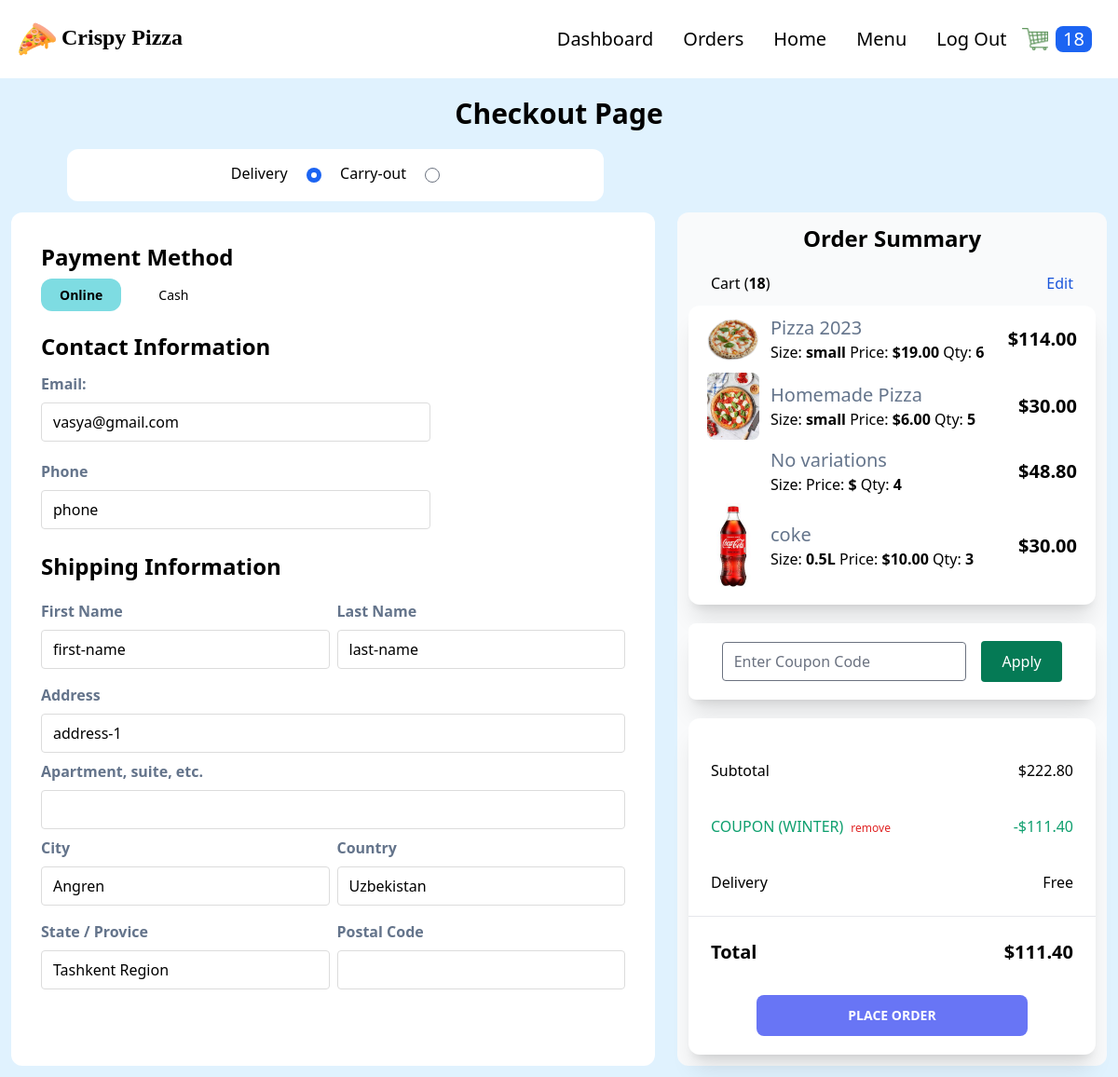
The app's page /checkout (signed in), older data.
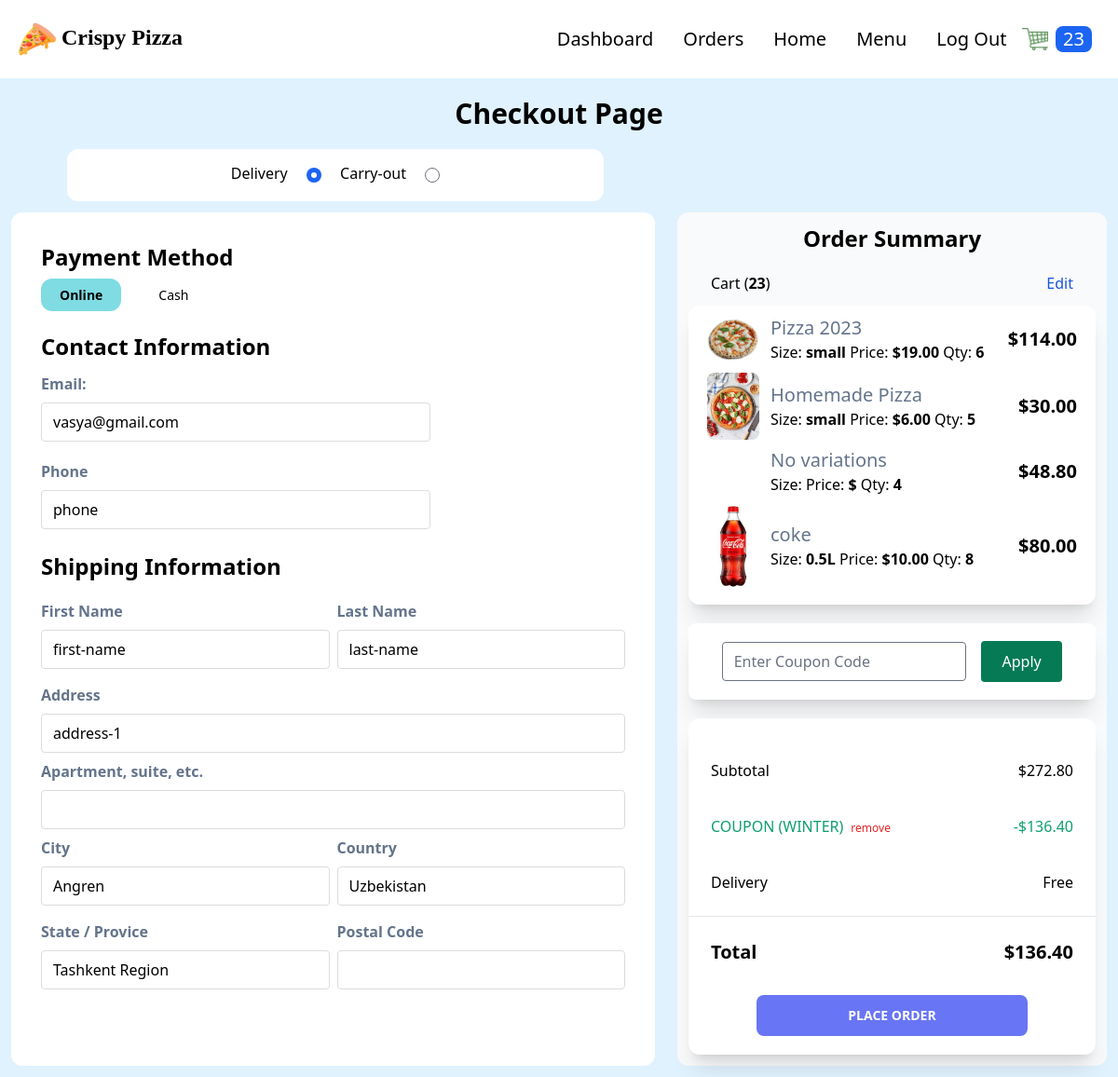
The same page, newer data.
### order/models.py (models this page shows, shortened)
class Order(models.Model):
    PAYMENT_CHOICES = (
        ("cash", "cash"),
        ("online", "online")
        )
    DELIVERY_CHOICES = (
        ("delivery", "delivery"),
        ("carryout", "carryout")
    )
    transaction_id = models.UUIDField(
        primary_key=True, default=uuid.uuid4, editable=True)
    customer = models.ForeignKey(
        Customer, on_delete=models.CASCADE)
    date_ordered = models.DateTimeField(auto_now_add=True)
    date_modified = models.DateTimeField(auto_now=True)
    complete = models.BooleanField(default=False)
    paid = models.BooleanField(default=False)
    payment_method = models.CharField(max_length=10, choices=PAYMENT_CHOICES)
    delivery_method = models.CharField(max_length=10, choices=DELIVERY_CHOICES)
    coupon = models.ForeignKey(
        'Coupon', on_delete=models.SET_NULL, blank=True, null=True)
    @property
    def get_cart_subtotal(self):
        order_items = self.orderitem_set.all()
        total = sum([item.get_total for item in order_items])
        return total
    get_cart_subtotal.fget.short_description = 'Subtotal'
    @property
    def get_cart_total(self):
        total = self.get_cart_subtotal
        if self.coupon:
            total = total - self.get_coupon_value
        return total
    get_cart_total.fget.short_description = 'Total'
    @property
    def get_cart_items(self):
        order_items = self.orderitem_set.all()
        total = sum([item.quantity for item in order_items])
        return total
    get_cart_items.fget.short_description = '# Items'
    @property
    def get_coupon_value(self):
        if self.coupon:
            if self.coupon.discount_type == "Percent":
                coupon_value = round(self.get_cart_subtotal*self.coupon.discount_amount/100, 2)
            else:
                coupon_value = self.coupon.discount_amount
        else:
            coupon_value = None
        return coupon_value
    get_coupon_value.fget.short_description = 'Coupon'

class OrderItem(models.Model):
    product = models.ForeignKey(
        Product, on_delete=models.SET_NULL, blank=True, null=True)
    order = models.ForeignKey(
        Order, on_delete=models.CASCADE, null=True, blank=True)
    variation = models.ForeignKey(
        ProductVariant, on_delete=models.SET_NULL, blank=True, null=True)
    quantity = models.IntegerField(default=0, null=True, blank=True)
    date_added = models.DateTimeField(auto_now_add=True)
    @property
    def get_total(self):
        if self.product.has_variants:
            total = self.variation.price * self.quantity
        else:
            total = self.product.price * self.quantity
        return total
    get_total.fget.short_description = 'Total'

class Coupon(models.Model):
    DISCOUNT_CHOICES = (
        ("Absolute", "Absolute"),
        ("Percent", "Percent")
    )
    code = models.CharField(max_length=50, unique=True)
    active = models.BooleanField(default=False)
    discount_type = models.CharField(
        max_length=10, choices=DISCOUNT_CHOICES, default="Percent")
    discount_amount = models.PositiveIntegerField(null=True, blank=True)
    valid_from = models.DateTimeField()
    valid_to = models.DateTimeField()
    stripe_coupon_id = models.CharField(
        max_length=50, null=True, blank=True, default=None)

### store/models.py (models this page shows, shortened)
class Product(models.Model):
    id = models.UUIDField(primary_key=True, default=uuid.uuid4, editable=False)
    name = models.CharField(max_length=100)
    price = models.DecimalField(
        max_digits=6, decimal_places=2, blank=True, null=True)
    desc = models.TextField(max_length=500)
    image = models.ImageField(blank=True, upload_to='images')
    created_at = models.DateField(auto_now_add=True)
    updated_at = models.DateField(auto_now=True)
    product_category = models.ForeignKey(
        "Category", on_delete=models.CASCADE, null=True, blank=True)
    def image_tag(self):
        return mark_safe(f'<img src="{self.image.url}" width="100" height="100" />')
    image_tag.short_description = 'Image'
    @property
    def has_variants(self):
        if self.productvariant_set.count() > 0:
            return True
        else:
            return False

class ProductVariant(models.Model):
    title = models.CharField(max_length=100, blank=True, null=True)
    product = models.ForeignKey(Product, on_delete=models.CASCADE)
    size = models.ForeignKey(Size, on_delete=models.CASCADE)
    price = models.DecimalField(max_digits=6, decimal_places=2)

class Size(models.Model):
    name = models.CharField(max_length=20, blank=True, null=True, unique=True)

### order/views.py (the view)
# urls.py: path('checkout', views.checkout, name="checkout"),
def checkout(request):
    stripe_publishable_key = settings.STRIPE_PUBLISHABLE_KEY
    if request.user.is_authenticated:
        customer = request.user.customer
    else:
        customer, created = Customer.objects.get_or_create(
            device=request.COOKIES['device'])
    order_qs = Order.objects.filter(
        customer=customer, complete=False)
    if order_qs.exists():
        order = order_qs[0]
        order_items = OrderItem.objects.filter(order=order)
        coupon_form = CouponApplyForm()
        context = {"order": order, "order_items": order_items,
                   "coupon_form": coupon_form,
                   "stripe_publishable_key": stripe_publishable_key}
        if order.get_cart_items<1:
            return redirect("store:products")
    else:
        return redirect("store:products")
    return render(request, 'order/checkout.html', context=context)

### order/templates/order/checkout.html (shortened to what this page needs)
{% extends 'store/base.html' %} {% block content %} {% load static%}
<div class="my-5">
  <h1 class="flex items-center justify-center font-bold text-md lg:text-3xl">
    Checkout Page
  </h1>
</div>
<div class="flex w-3/5">
  <div class="w-4/5 mx-auto py-3 bg-white rounded-xl text-center">
    <form action="" id="delivery-form">
      <label class="m-2" for="delivery">Delivery</label>
      <input class="m-2" type="radio" name="shipping-option" id="delivery" checked>
      <label class="m-2" for="carryout">Carry-out</label>
      <input class="m-2" type="radio" name="shipping-option" id="carryout">
    </form>
  </div>
</div>
<div class="flex">
  <form id="address-form" method="POST" enctype="multipart/form-data" class="w-3/5 bg-white rounded-xl p-3 m-3">
    <div class="flex flex-col justify-between mx-3 mb-5 bg-transparent rounded-xl">
      <div class="p-2 mt-3">
        <h2 class="font-bold mb-3 text-2xl">Payment Method</h2>
        <div class="flex gap-3 mb-3">
          <div>
            <label for="online-delivery"
              class="cursor-pointer select-none rounded-xl py-2 px-5 text-sm text-center peer-checked:bg-teal-300 peer-checked:font-bold">
              Online
            </label>
          </div>
          <div>
            <label for="cash-delivery"
              class="cursor-pointer select-none rounded-xl py-2 px-7 text-sm text-center peer-checked:bg-green-300 peer-checked:font-bold">
              Cash</label>
          </div>
        </div>
      </div>
      <div class="p-2">
        <h2 class="font-bold mb-3 text-2xl">Contact Information</h2>
        <div class="flex flex-col w-2/3 mb-5">
          <label class="mb-2 font-bold text-slate-500" for="email">Email:</label>
          <input class="rounded border-[#dcdcdc] focus:ring-0 focus:border-[#c0c0c0]" type="email" name="email"
            placeholder="Please enter your email" value="vasya@gmail.com" required />
        </div>
        <div class="flex flex-col w-2/3 mb-2">
          <label class="mb-2 font-bold text-slate-500" for="phone">Phone</label>
          <input class="rounded border-[#dcdcdc] focus:ring-0 focus:border-[#c0c0c0]" type="text" name="phone"
            value="phone" required />
        </div>
      </div>
      <div class="p-2">
        <h2 class="font-bold mb-5 text-2xl">Shipping Information</h2>
        <div class="flex flex-col">
          <div class="flex justify-between mb-2">
            <div class="flex flex-col w-1/2 mb-2">
              <label class="mb-2 font-bold text-slate-500" for="first_name">First Name</label>
              <input class="rounded border-[#dcdcdc] focus:ring-0 focus:border-[#c0c0c0]" type="text" name="first_name"
                value="first-name" required />
            </div>
            <div class="flex flex-col w-1/2 ml-2">
              <label class="mb-2 font-bold text-slate-500" for="last_name">Last Name</label>
              <input class="rounded border-[#dcdcdc] focus:ring-0 focus:border-[#c0c0c0]" type="text" name="last_name"
                value="last-name" />
            </div>
          </div>
          <div class="flex flex-col w-full mb-2">
            <label class="mb-2 font-bold text-slate-500" for="address_1">Address</label>
            <input class="rounded border-[#dcdcdc] focus:ring-0 focus:border-[#c0c0c0]" type="text" name="address_1"
              value="address-1" required />
          </div>
          <div class="flex flex-col w-full mb-2">
            <label class="mb-2 font-bold text-slate-500" for="address_2">Apartment, suite, etc.</label>
            <input class="rounded border-[#dcdcdc] focus:ring-0 focus:border-[#c0c0c0]" type="text" name="address_2" />
          </div>
          <div class="flex justify-between mb-2">
            <div class="flex flex-col w-1/2 mb-2">
              <label class="mb-2 font-bold text-slate-500" for="city">City</label>
              <input class="rounded border-[#dcdcdc] focus:ring-0 focus:border-[#c0c0c0]" type="text" name="city"
                value="Angren" required />
            </div>
            <div class="flex flex-col w-1/2 ml-2">
              <label class="mb-2 font-bold text-slate-500" for="country">Country</label>
              <input class="rounded border-[#dcdcdc] focus:ring-0 focus:border-[#c0c0c0]" type="text" name="country"
                value="Uzbekistan" required />
            </div>
          </div>
          <div class="flex justify-between mb-2">
            <div class="flex flex-col w-1/2 mb-2">
              <label class="mb-2 font-bold text-slate-500" for="state">State / Provice</label>
              <input class="rounded border-[#dcdcdc] focus:ring-0 focus:border-[#c0c0c0]" type="text" name="state"
                value="Tashkent Region" required />
            </div>
            <div class="flex flex-col w-1/2 ml-2">
              <label class="mb-2 font-bold text-slate-500" for="postal_code">Postal Code</label>
              <input class="rounded border-[#dcdcdc] focus:ring-0 focus:border-[#c0c0c0]" type="text"
                name="postal_code" />
            </div>
          </div>
        </div>
      </div>
    </div>
  </form>
  <div class="flex flex-col p-3 m-3 bg-gray-50 w-2/5 rounded-xl">
    <div>
      <h2 class="font-bold mb-5 text-2xl text-center">Order Summary</h2>
      <div class="flex justify-between mx-6 my-3">
        <p>Cart (<strong>{{order.get_cart_items}}</strong>)</p>
        <p class="text-blue-700"><a href="{% url 'order:cart' %}">Edit</a></p>
      </div>
      <div class="flex flex-col shadow-xl p-2 rounded-xl bg-white">
        {% for item in order_items %}
        <div class="flex gap-3 items-center mx-3 mb-2">
          <img class="w-14 rounded-lg" src="{{item.product.image.url}}" alt="" />
          <div>
            <h3 class="text-slate-500 text-xl">{{item.product.name}}</h3>
            <p>
              Size: <strong>{{item.variation.size.name}}</strong> Price:
              <strong>${{item.variation.price}}</strong> Qty:
              <strong>{{item.quantity}}</strong>
            </p>
          </div>
          <p class="ml-auto font-bold text-xl">${{item.get_total}}</p>
        </div>
        {% endfor %}
      </div>
    </div>
    {% include "order/checkout_promo.html" %}
    <div class="mt-5 py-5 shadow-xl rounded-xl bg-white">
      <div class="flex justify-between m-3 p-3">
        <p>Subtotal</p>
        <p>${{order.get_cart_subtotal}}</p>
      </div>
      {% if order.coupon %}
      <div class="flex m-3 p-3 text-green-500">
        <p>COUPON ({{order.coupon.code|upper}})</p>
        <form action="{% url 'order:remove-coupon' %}" method="post">
          <button class="ml-2 text-red-600 text-xs" type="submit">
            remove
          </button>
        </form>
        <p class="ml-auto">-${{order.get_coupon_value}}</p>
      </div>
      {% endif %}
      <div class="flex justify-between m-3 p-3">
        <p>Delivery</p>
        <p>Free</p>
      </div>
      <hr />
      <div class="flex justify-between m-3 p-3 font-bold text-xl">
        <p>Total</p>
        <p>${{order.get_cart_total}}</p>
      </div>
      <div class="flex mt-5">
        <input id="delivery-submit"
          class="w-2/3 text-center mx-auto rounded-lg bg-indigo-500 font-semibold hover:bg-indigo-600 cursor-pointer p-3 text-sm text-white uppercase"
          value="Place Order" type="submit" form="address-form">
      </div>
    </div>
  </div>
</div>
{% endblock %}

### store/templates/store/base.html (shortened to what this page needs)
{% load static %}
<!DOCTYPE html>
<html lang="en">
  <head>
    <link rel="stylesheet" href="{% static 'store/src/styles.css' %}" />
    <link rel="stylesheet" href="{% static 'store/src/customStyles.css' %}" />
    <link
      rel="stylesheet"
      href="//cdnjs.cloudflare.com/ajax/libs/timepicker/1.3.5/jquery.timepicker.min.css"
    />
  </head>
  <body class="m-0 p-0 bg-sky-100">
    <nav class="p-5 flex bg-white">
      <div class="flex justify-between items-center">
        <a href="{% url 'store:products' %}">
          <span class="text-2xl font-[Poppins] cursor-pointer font-semibold">
            <img
              class="h-10 inline"
              src="{% static 'store/images/pizza.png' %}"
            />
            Crispy Pizza
          </span>
        </a>
      </div>
      {% with request.resolver_match.url_name as url_name %}
      <ul class="flex ml-auto items-center">
        {% if user.is_superuser %}
        <li
          class="text-xl mx-4 hover:text-cyan-500 duration-500 {% if url_name == 'dashboard' %} text-cyan-500 {% endif %}"
        >
          <a href="{% url 'store:dashboard' %}">Dashboard</a>
        </li>
        {% endif %}
        {% if user.is_authenticated %}
        <li
          class="text-xl mx-4 hover:text-cyan-500 duration-500 {% if url_name == 'my_orders' %} text-cyan-500 {% endif %}"
        >
          <a href="{% url 'users:my_orders' %}">Orders</a>
        </li>
        {% endif %}
        <li
          class="text-xl mx-4 hover:text-cyan-500 duration-500 {% if url_name == 'products' %} text-cyan-500 {% endif %}"
        >
          <a href="{% url 'store:products' %}">Home</a>
        </li>
        <li id="menu" class="text-xl">
          <div class="dropdown inline-block relative">
            <button
              class="hover:text-cyan-500 py-2 px-4 inline-flex items-center {% if url_name in 'pizzas, drinks, sides' %} text-cyan-500 {% endif %}"
            >
              Menu
            </button>
          </div>
        </li>
        {% if user.is_authenticated %}
        <li class="text-xl mx-4 hover:text-cyan-500 duration-500">
          <a href="{% url 'users:logout' %}">Log Out</a>
        </li>
        {% endif %}
        <li class="shrink-0">
          <a href="{% url 'order:cart' %}">
            <img
              class="h-6"
              src="{% static 'store/images/cart.png' %}"
              alt="cart"
            />
          </a>
        </li>
        <li class="p-2">
          <div class="bg-blue-600 rounded-lg px-2">
            <p class="cart-count text-xl text-white">{{cart_quantity}}</p>
          </div>
        </li>
      </ul>
      {% endwith %}
    </nav>
    {% block content %} {% endblock %}
  </body>
</html>

### order/templates/order/checkout_promo.html
<form
  action="{% url 'order:add-coupon' %}"
  method="post"
  class="flex justify-center items-center mt-5 bg-white rounded-lg shadow-xl py-3"
>
  {% csrf_token %} {{coupon_form.code}}
  <button
    type="submit"
    class="w-1/5 py-2.5 mx-2 bg-green-600 text-white rounded"
  >
    Apply
  </button>
</form>

Row changes from the older to the newer data that the page shows:
changed Order "WINTER": get_cart_items "18" → "23"; get_cart_subtotal "222.80" → "272.80"; get_coupon_value "111.40" → "136.40"; get_cart_total "111.40" → "136.40"
changed OrderItem "coke": quantity "3" → "8"; get_total "30.00" → "80.00"
Text that changed along with them:
{{ cart_quantity }}: "18" → "23"
